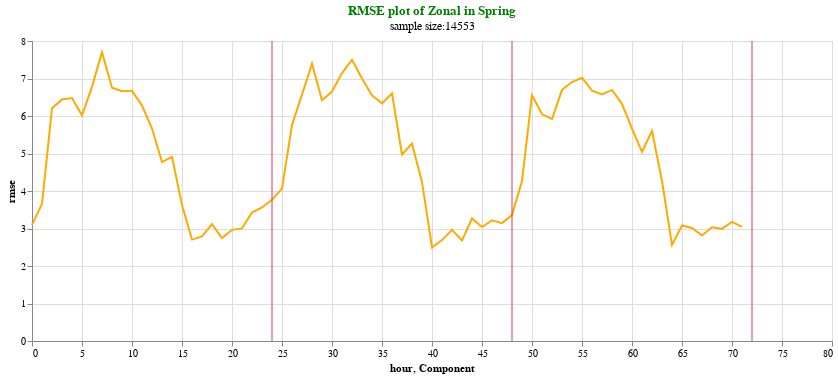

Notebook source saved alongside this figure:
### Code cell
plotrmse(Spr_rmse_zonal,'rmse',"RMSE plot of Zonal in Spring","sample size:" +  str(Spr["zonal_dif"].count()))

### Figure 1 — Vega-Lite specification as saved in the notebook (floating-point values rounded to 4 significant figures)
{"config": {"view": {"continuousWidth": 400, "continuousHeight": 300}}, "layer": [{"data": {"name": "data-e4b7fc1fb5b7b804c6c8b3f2da06a22c"}, "mark": "line", "encoding": {"color": {"value": "#FFAA00"}, "x": {"field": "hour", "type": "quantitative"}, "y": {"field": "rmse", "type": "quantitative"}}, "height": 300, "title": {"text": ["RMSE plot of Zonal in Spring"], "subtitle": ["sample size:14553"], "color": "green"}, "width": 800}, {"data": {"name": "data-b9dd60dc560f7891b967d8e82c37ad0c"}, "mark": {"type": "rule", "color": "#D2386C"}, "encoding": {"x": {"field": "Component", "type": "quantitative"}}}], "$schema": "https://vega.github.io/schema/vega-lite/v4.17.0.json", "datasets": {"data-e4b7fc1fb5b7b804c6c8b3f2da06a22c": [{"rmse": 3.093, "hour": 0}, {"rmse": 3.658, "hour": 1}, {"rmse": 6.205, "hour": 2}, {"rmse": 6.442, "hour": 3}, {"rmse": 6.478, "hour": 4}, {"rmse": 6.017, "hour": 5}, {"rmse": 6.778, "hour": 6}, {"rmse": 7.701, "hour": 7}, {"rmse": 6.752, "hour": 8}, {"rmse": 6.66, "hour": 9}, {"rmse": 6.671, "hour": 10}, {"rmse": 6.277, "hour": 11}, {"rmse": 5.665, "hour": 12}, {"rmse": 4.769, "hour": 13}, {"rmse": 4.91, "hour": 14}, {"rmse": 3.624, "hour": 15}, {"rmse": 2.704, "hour": 16}, {"rmse": 2.788, "hour": 17}, {"rmse": 3.118, "hour": 18}, {"rmse": 2.743, "hour": 19}, {"rmse": 2.965, "hour": 20}, {"rmse": 3.003, "hour": 21}, {"rmse": 3.424, "hour": 22}, {"rmse": 3.561, "hour": 23}, {"rmse": 3.768, "hour": 24}, {"rmse": 4.064, "hour": 25}, {"rmse": 5.757, "hour": 26}, {"rmse": 6.573, "hour": 27}, {"rmse": 7.394, "hour": 28}, {"rmse": 6.422, "hour": 29}, {"rmse": 6.653, "hour": 30}, {"rmse": 7.145, "hour": 31}, {"rmse": 7.5, "hour": 32}, {"rmse": 7.003, "hour": 33}, {"rmse": 6.549, "hour": 34}, {"rmse": 6.338, "hour": 35}, {"rmse": 6.602, "hour": 36}, {"rmse": 4.973, "hour": 37}, {"rmse": 5.263, "hour": 38}, {"rmse": 4.242, "hour": 39}, {"rmse": 2.493, "hour": 40}, {"rmse": 2.69, "hour": 41}, {"rmse": 2.963, "hour": 42}, {"rmse": 2.679, "hour": 43}, {"rmse": 3.267, "hour": 44}, {"rmse": 3.04, "hour": 45}, {"rmse": 3.219, "hour": 46}, {"rmse": 3.144, "hour": 47}, {"rmse": 3.356, "hour": 48}, {"rmse": 4.266, "hour": 49}, {"rmse": 6.555, "hour": 50}, {"rmse": 6.052, "hour": 51}, {"rmse": 5.916, "hour": 52}, {"rmse": 6.698, "hour": 53}, {"rmse": 6.907, "hour": 54}, {"rmse": 7.02, "hour": 55}, {"rmse": 6.674, "hour": 56}, {"rmse": 6.575, "hour": 57}, {"rmse": 6.696, "hour": 58}, {"rmse": 6.319, "hour": 59}, {"rmse": 5.664, "hour": 60}, {"rmse": 5.043, "hour": 61}, {"rmse": 5.6, "hour": 62}, {"rmse": 4.265, "hour": 63}, {"rmse": 2.564, "hour": 64}, {"rmse": 3.08, "hour": 65}, {"rmse": 3.013, "hour": 66}, {"rmse": 2.814, "hour": 67}, {"rmse": 3.034, "hour": 68}, {"rmse": 2.991, "hour": 69}, {"rmse": 3.175, "hour": 70}, {"rmse": 3.042, "hour": 71}], "data-b9dd60dc560f7891b967d8e82c37ad0c": [{"Component": 24}, {"Component": 48}, {"Component": 72}]}}
